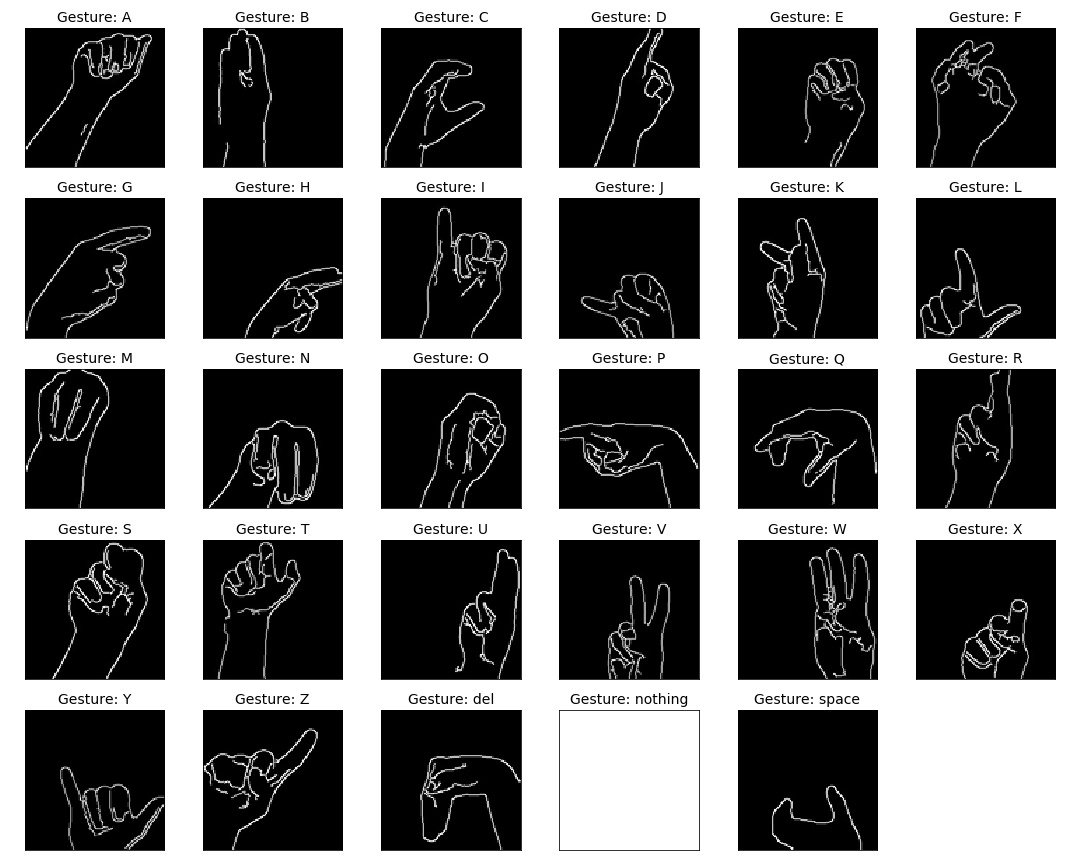
#> input picture asl_recognition-master/misc/model_imgs.jpg, 1080 x 864 px, given in place of the camera
$ python temp7.py
#> lines starting #> are read from the running program, lines starting #| are printed output that depends on the picture; after the words box and inside, x2 and y2 are one past the last pixel; in counts of white or black regions, pixels touching at a corner belong together
import cv2
import numpy as np
from matplotlib import pyplot as plt
import time

captura =cv2.VideoCapture(0)

k=0;
while(1):

    ret1, img = captura.read()
#> img is the input picture: shape (864, 1080, 3); min 0, max 255, mean 108.3
    k=k+1;
    #img = cv2.imread('color_0_0002.png')
    gray = cv2.cvtColor(img, cv2.COLOR_BGR2GRAY)
    b,g,r = cv2.split(img)
    tb = cv2.inRange(b, 0, 120)
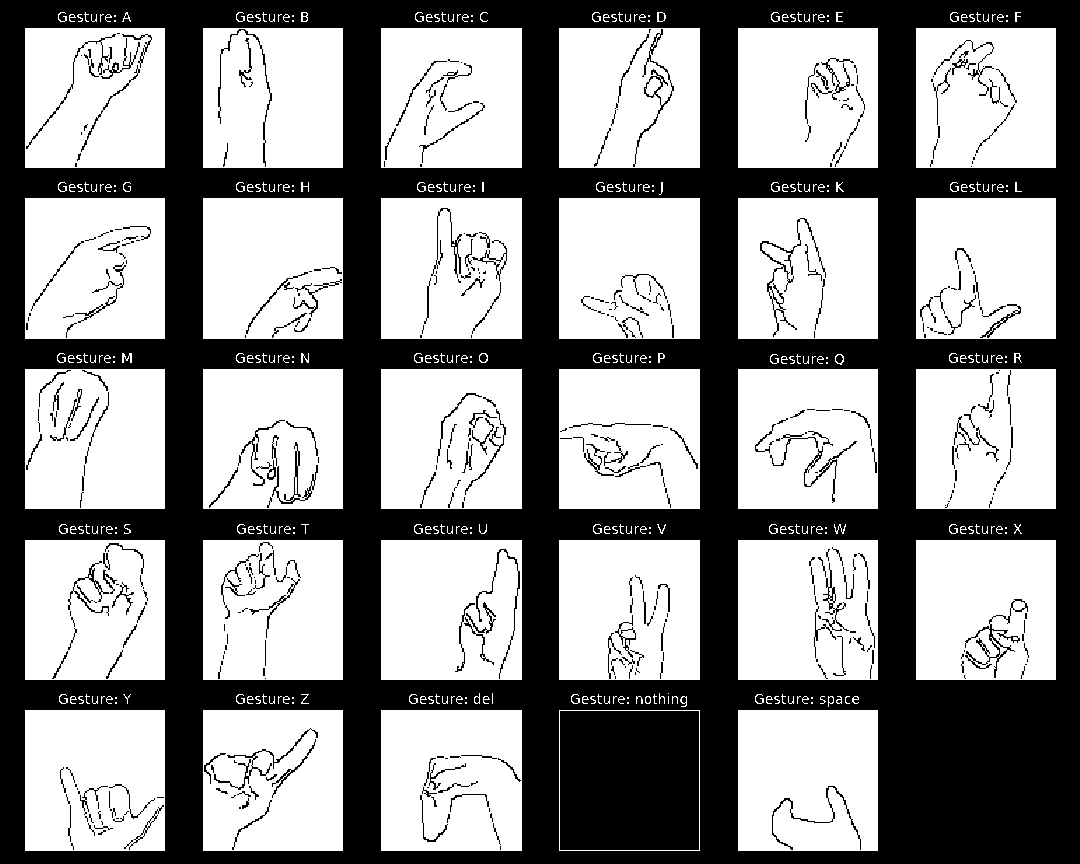
#> tb: shape (864, 1080); 57.4% white; 492 black regions (259 under 20 px), largest, box (x1, y1, x2, y2) and area: (0, 0, 1080, 864) 355857, (560, 711, 699, 850) 19321, (760, 218, 826, 337) 654

    #gray = cv2.GaussianBlur(gray, (5, 5), 0)
    thresh1 = cv2.inRange(gray, 45,150)
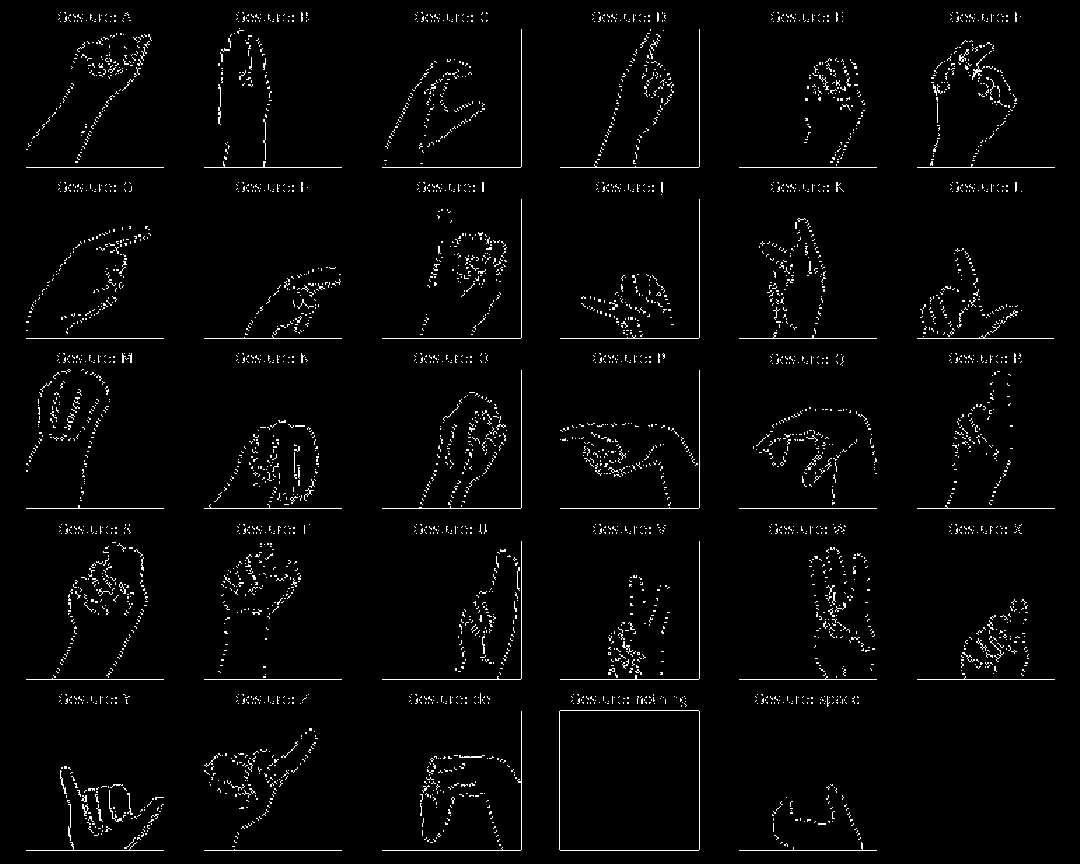
#> thresh1: shape (864, 1080); 2.4% white in thin lines or dots
    thresh1 = cv2.erode(thresh1, None, iterations=2)
#> thresh1: shape (864, 1080); every value is 0
    thresh1 = cv2.dilate(thresh1, None, iterations=2)
    thresh1=cv2.multiply(1/255,thresh1)
    result1=cv2.multiply(gray,thresh1)
    cv2.imshow("Image",result1)
    m=cv2.waitKey(1)
#> (key q is pressed here)
    if (m==ord('q')):
        break

    if (k==1000):
        break

thresh1=cv2.multiply(1/255,thresh1)
result1=cv2.multiply(gray,thresh1)


#plt.imshow(tb,'gray')

plt.xticks([]),plt.yticks([])

cv2.imshow("Image",result1)
cv2.waitKey(0)
cv2.destroyWindow("Image")
#plt.show()
# cv2.imwrite("thr.png",thresh1)

captura.release()
cv2.destroyAllWindows()

$ run again, on asl_recognition-master/misc/orig_imgs.jpg
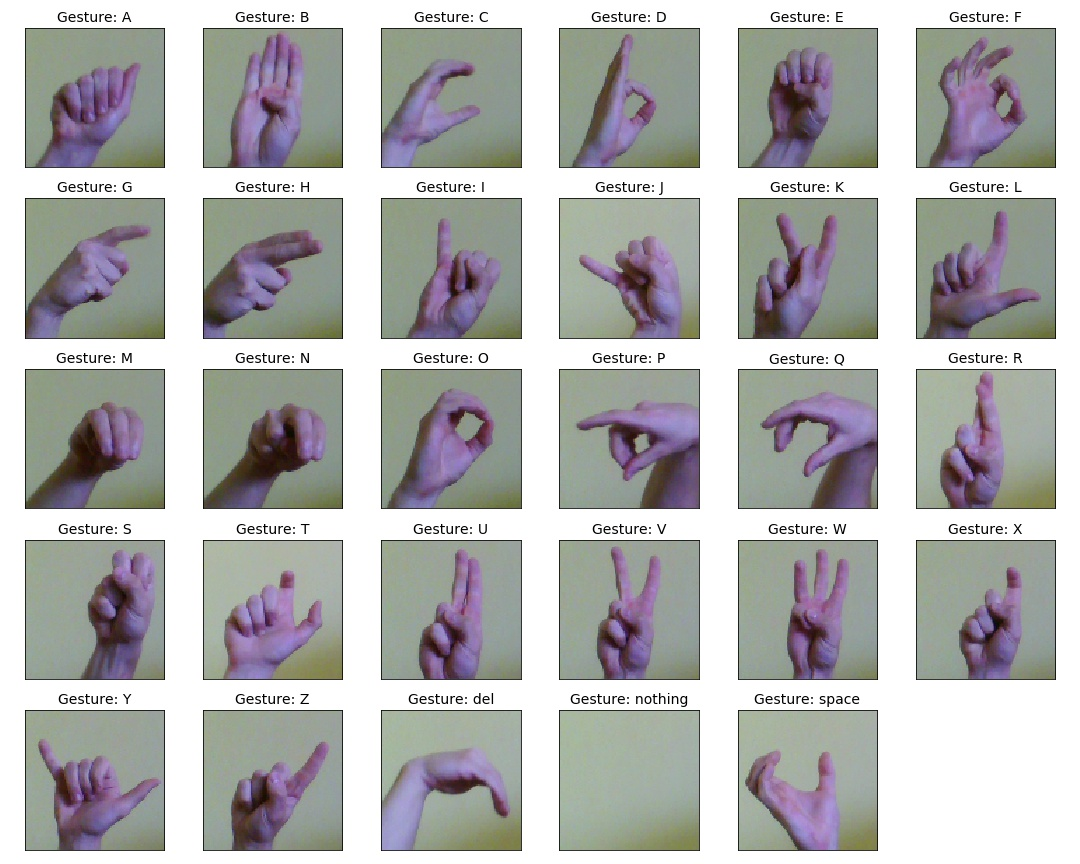
#> input picture asl_recognition-master/misc/orig_imgs.jpg, 1080 x 864 px, given in place of the camera
#> img is the input picture: shape (864, 1080, 3); mean B, G, R 179.3, 179.9, 179.5
#> `tb = cv2.inRange(b, 0, 120)`:
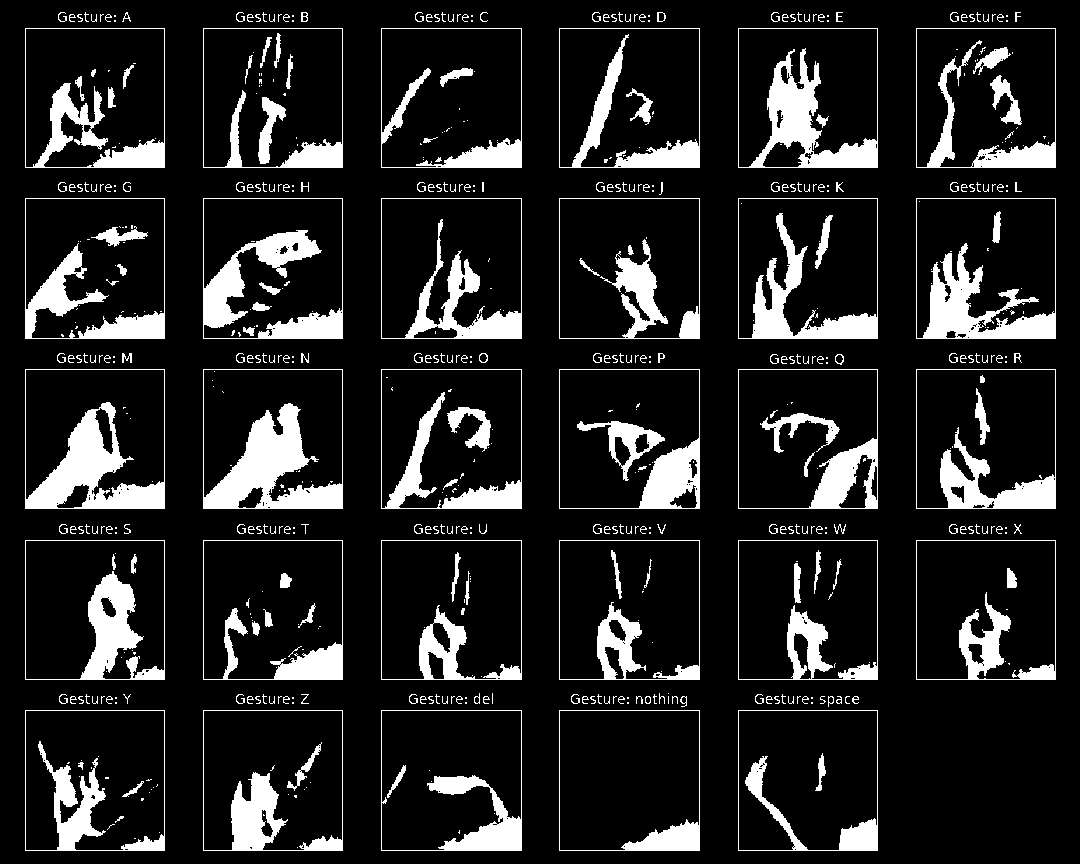
#> tb: shape (864, 1080); 13.5% white; 606 white regions (342 under 20 px), largest, box (x1, y1, x2, y2) and area: (203, 369, 343, 509) 7007, (25, 369, 165, 509) 6388, (203, 198, 343, 339) 5731
#> `result1=cv2.multiply(gray,thresh1)`:
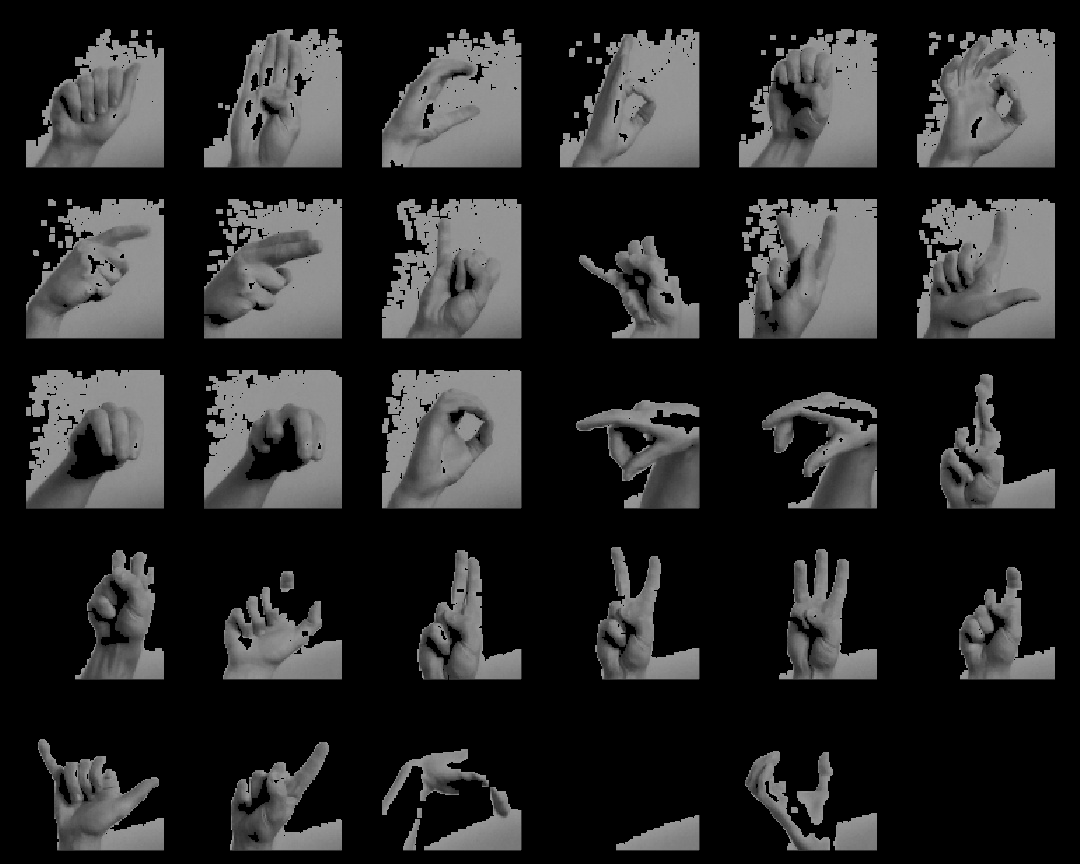
#> result1: shape (864, 1080); min 0, max 150, mean 41.5

$ run again, on asl_recognition-master/misc/sidetoside.jpg
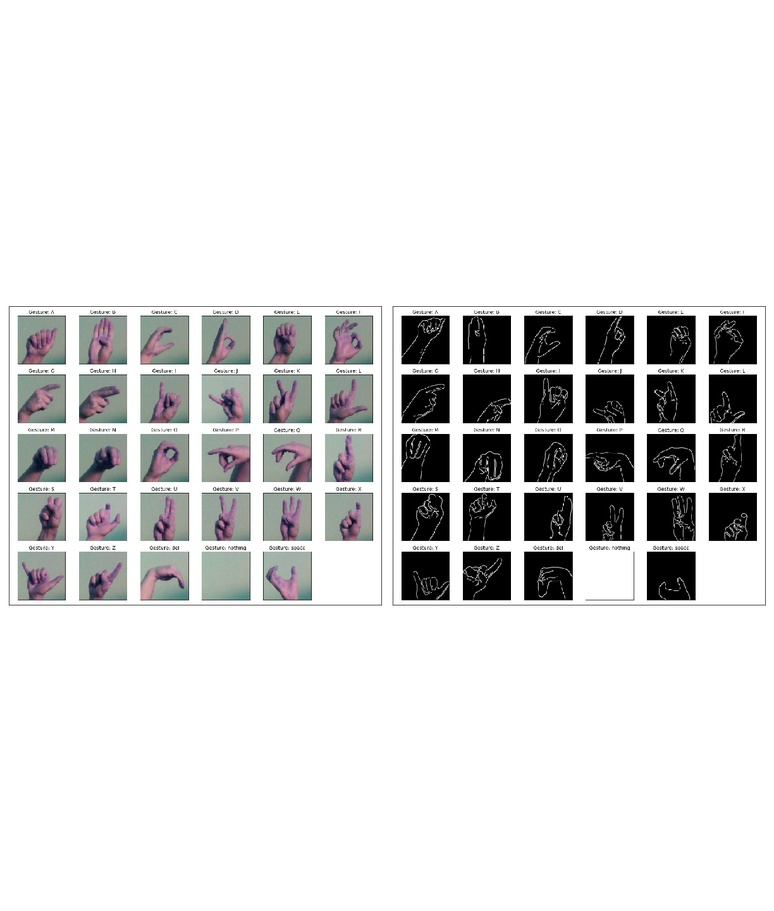
#> input picture asl_recognition-master/misc/sidetoside.jpg, 774 x 911 px, shrunk from 1224 x 1440 before the run, given in place of the camera
#> img is the input picture: shape (911, 774, 3); mean B, G, R 219.4, 219.5, 219.4
#> `tb = cv2.inRange(b, 0, 120)`:
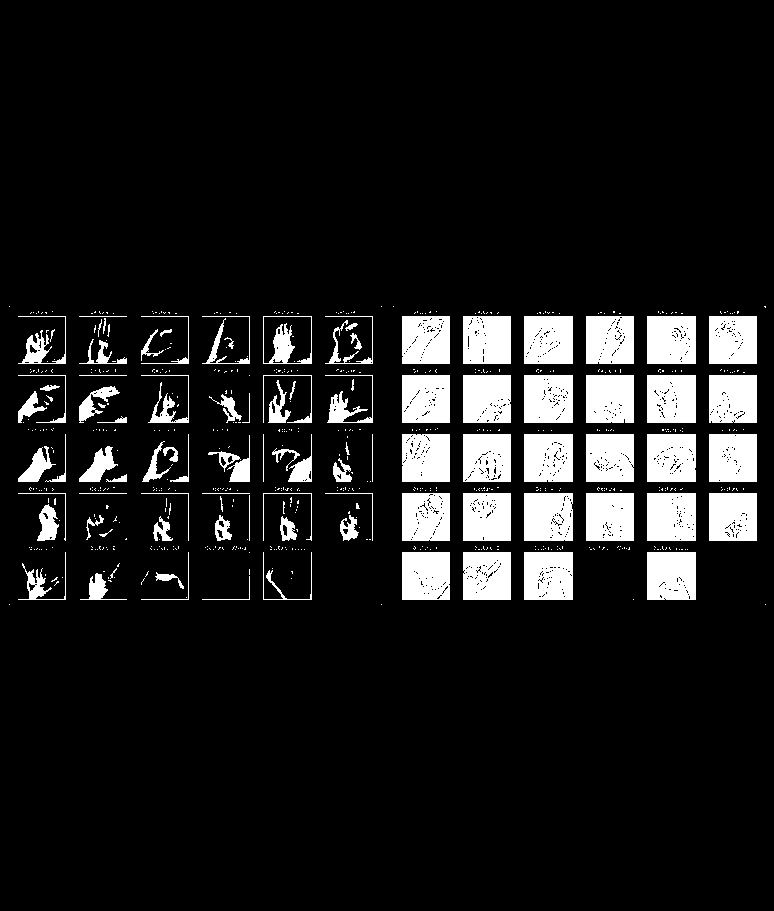
#> tb: shape (911, 774); 11.1% white; 665 white regions (569 under 20 px), largest, box (x1, y1, x2, y2) and area: (647, 493, 696, 541) 2313, (647, 552, 696, 600) 2313, (647, 316, 696, 364) 2303
#> `result1=cv2.multiply(gray,thresh1)`:
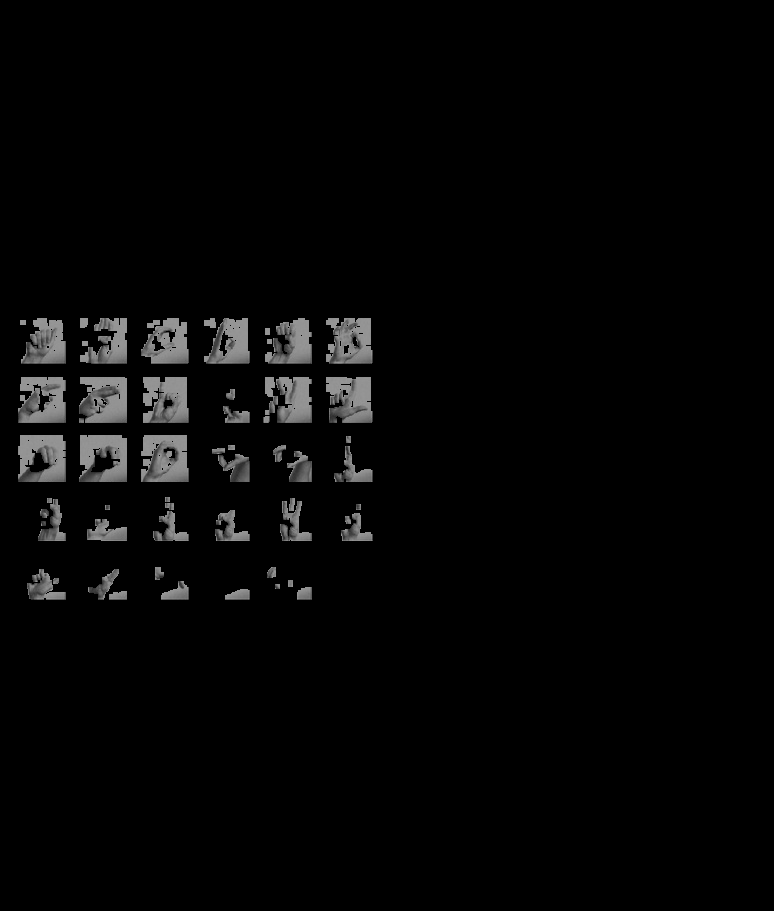
#> result1: shape (911, 774); min 0, max 150, mean 5.8
